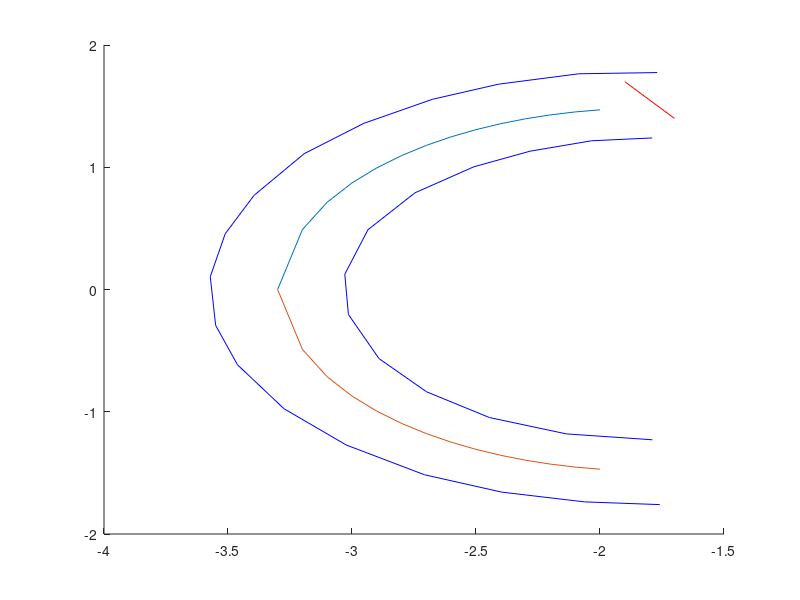

MATLAB code for this plot:
clc;
mapData = jsondecode(fileread('./markerdata/map1.json'));

ix = mapData.inner.x.';
iy = mapData.inner.y.';
ox = mapData.outer.x.';
oy = mapData.outer.y.';

i = [ix; iy];
o = [ox; oy];

map = {i;o};
 
%car vector
%x2 = [-1.8 -2];
%y2 = [1 1.1];
p = [-1.7; 1.4];
r = [-0.2; 0.3];

xinters = [];
yinters = [];

clf;
figure(1);
hold on;
plot([p(1) p(1)+r(1)], [p(2) p(2)+r(2)], 'r-')
hold on;

t1x = -3.3:0.1:-2;
t1y = sqrt(2.2 - (t1x + 1.8).^2);

plot(t1x, t1y)
plot(t1x, -t1y)

for k = 1:size(map, 1)
    for i = 2:size(map{k}, 2)
        tx = [map{k}(1, i-1) map{k}(1, i)]; %[mapData.(fields{k}).x(i-1) mapData.(fields{k}).x(i)];
        ty = [map{k}(2, i-1) map{k}(2, i)];
        plot(tx, ty, 'b-');

        q = [tx(1); ty(1)];
        s = [tx(2) - tx(1); ty(2) - ty(1)];

        t = (det(cat(2,(q - p), s)))*inv(det(cat(2, r, s)));
        u = (det(cat(2,(q - p), r)))*inv(det(cat(2, r, s)));

        if(t >= 0 && t <= 1 && u >= 0 && u <= 1)
            int = p + t*r;
            plot(int(1), int(2), 'r*')
        end
    end
end

function [x,y] = solve(pos, vel, rad, offset)
    syms f(x) g(x);
    
    m = vel(2)/vel(1); %determine slope
    b = pos(2) - m*pos(1); %determine intercept
    
    f(x) = piecewise(-1.9<x<-1.7, m*x + b); %define line segment
end
